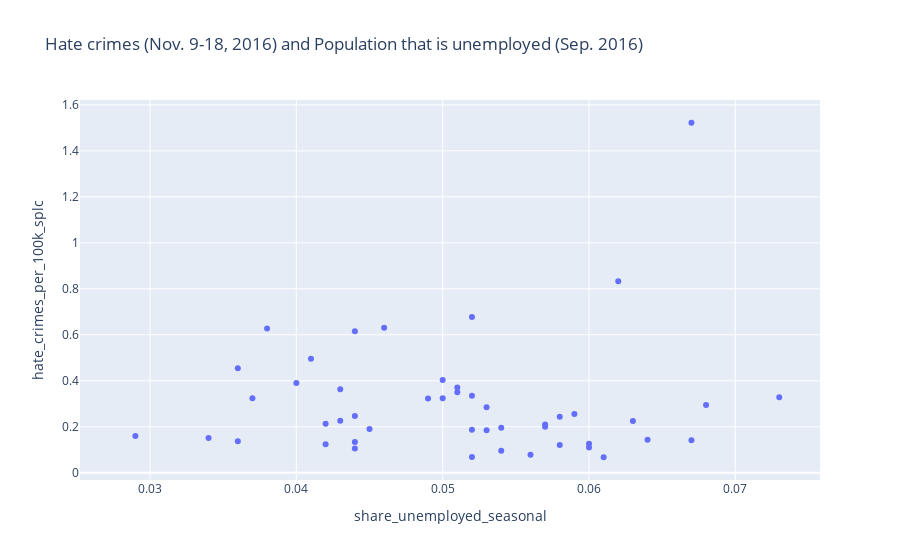

Notebook source saved alongside this figure:
### Markdown cell above
Similar to the previous charts, I don't see a clear relationship of states. I can slightly see a downward trend, but I'm not sure what to make of it. D.C. seems to be the only one here that can show how a large non-white population could contribute to higher hate crimes.

For the next two charts (population that is unemployed and living in metro areas), I wasn't sure whether to make them because I felt like it would give me similar results as the previous ones, where the plots looked scattered for states with lower crime rates. However, I made them just so that they are included.

### Code cell
unemployed_crime = hate_crimes[['state', 'share_unemployed_seasonal', 'hate_crimes_per_100k_splc']]

fig5 = px.scatter(unemployed_crime, 
                 x="share_unemployed_seasonal", 
                 y="hate_crimes_per_100k_splc",
                hover_name="state",
                title="Hate crimes (Nov. 9-18, 2016) and Population that is unemployed (Sep. 2016)")
fig5.show();

### Figure 1 — Plotly figure (JSON) as saved in the notebook; plotly's stock layout.template omitted (floating-point values rounded to 4 significant figures)
{"data": [{"hovertemplate": "<b>%{hovertext}</b><br><br>share_unemployed_seasonal=%{x}<br>hate_crimes_per_100k_splc=%{y}<extra></extra>", "hovertext": ["Alabama", "Alaska", "Arizona", "Arkansas", "California", "Colorado", "Connecticut", "Delaware", "District of Columbia", "Florida", "Georgia", "Hawaii", "Idaho", "Illinois", "Indiana", "Iowa", "Kansas", "Kentucky", "Louisiana", "Maine", "Maryland", "Massachusetts", "Michigan", "Minnesota", "Mississippi", "Missouri", "Montana", "Nebraska", "Nevada", "New Hampshire", "New Jersey", "New Mexico", "New York", "North Carolina", "North Dakota", "Ohio", "Oklahoma", "Oregon", "Pennsylvania", "Rhode Island", "South Carolina", "South Dakota", "Tennessee", "Texas", "Utah", "Vermont", "Virginia", "Washington", "West Virginia", "Wisconsin", "Wyoming"], "legendgroup": "", "marker": {"color": "#636efa", "symbol": "circle"}, "mode": "markers", "name": "", "orientation": "v", "showlegend": false, "type": "scatter", "x": [0.06, 0.064, 0.063, 0.052, 0.059, 0.04, 0.052, 0.049, 0.067, 0.052, 0.058, 0.034, 0.042, 0.054, 0.044, 0.036, 0.044, 0.05, 0.06, 0.044, 0.051, 0.046, 0.05, 0.038, 0.061, 0.053, 0.041, 0.029, 0.067, 0.034, 0.056, 0.068, 0.051, 0.058, 0.028, 0.045, 0.044, 0.062, 0.053, 0.054, 0.057, 0.035, 0.057, 0.042, 0.036, 0.037, 0.043, 0.052, 0.073, 0.043, 0.04], "xaxis": "x", "y": [0.1258, 0.1437, 0.2253, 0.06906, 0.2558, 0.3905, 0.3354, 0.3228, 1.522, 0.1875, 0.1204, null, 0.1242, 0.1953, 0.247, 0.4544, 0.1052, 0.3244, 0.1097, 0.6156, 0.3704, 0.6308, 0.4038, 0.6275, 0.06745, 0.1845, 0.4955, 0.1595, 0.1417, 0.1515, 0.07831, 0.2948, 0.3506, 0.244, null, 0.1907, 0.1336, 0.8328, 0.2851, 0.0954, 0.2099, null, 0.1999, 0.2136, 0.1365, 0.3241, 0.3632, 0.6775, 0.3287, 0.2262, null], "yaxis": "y"}], "layout": {"autosize": true, "legend": {"tracegroupgap": 0}, "title": {"text": "Hate crimes (Nov. 9-18, 2016) and Population that is unemployed (Sep. 2016)"}, "xaxis": {"anchor": "y", "autorange": true, "domain": [0, 1], "range": [0.02531, 0.07569], "title": {"text": "share_unemployed_seasonal"}, "type": "linear"}, "yaxis": {"anchor": "x", "autorange": true, "domain": [0, 1], "range": [-0.03912, 1.629], "title": {"text": "hate_crimes_per_100k_splc"}, "type": "linear"}}}
